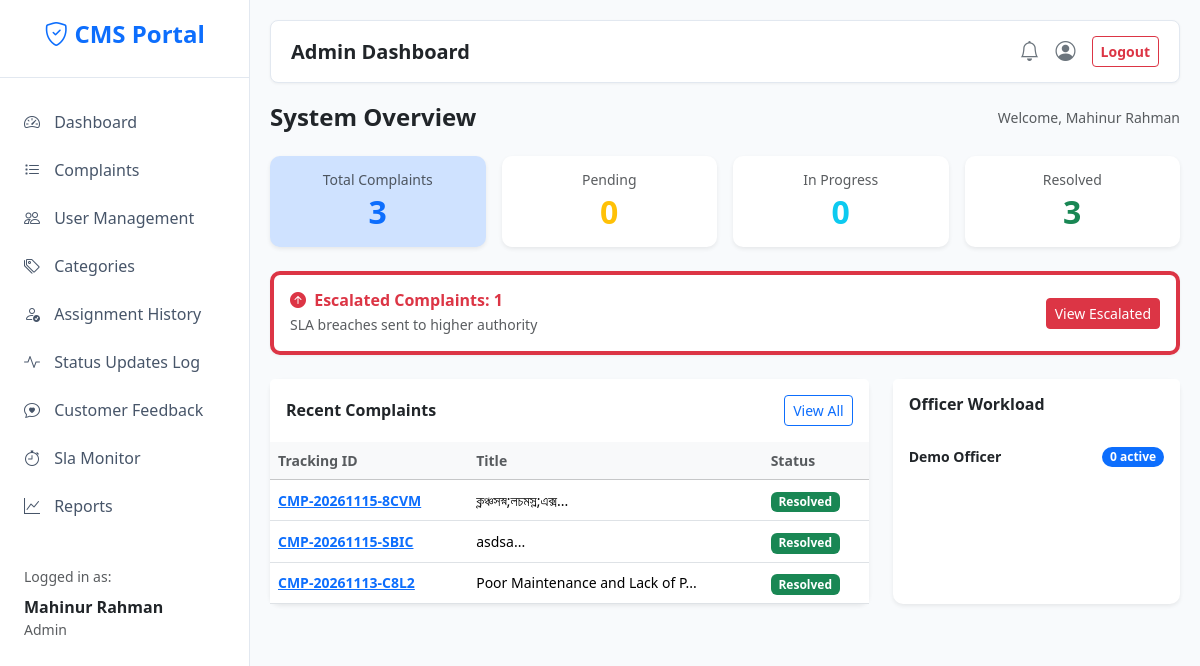
The page /admin/dashboard (signed in) on the database its author committed.
### models.py (models this page shows, shortened)
class User(db.Model, UserMixin):
    __tablename__ = "users"
    id = db.Column(db.Integer, primary_key=True)
    name = db.Column(db.String(120), nullable=False)
    email = db.Column(db.String(150), unique=True, nullable=False, index=True)
    phone = db.Column(db.String(20))
    address = db.Column(db.String(255))
    password_hash = db.Column(db.String(255), nullable=False)
    role = db.Column(db.String(20), nullable=False, default="user", index=True)
    department = db.Column(db.String(120))
    is_active = db.Column(db.Boolean, nullable=False, default=True)
    created_at = db.Column(db.DateTime, default=datetime.utcnow)
    reset_otp = db.Column(db.String(6), nullable=True)
    otp_expiry = db.Column(db.DateTime, nullable=True)

class Complaint(db.Model):
    __tablename__ = "complaints"
    id = db.Column(db.Integer, primary_key=True)
    tracking_id = db.Column(db.String(30), unique=True, nullable=False, index=True)
    user_id = db.Column(db.Integer, db.ForeignKey("users.id"), nullable=False)
    category_id = db.Column(db.Integer, db.ForeignKey("categories.id"))
    officer_id = db.Column(db.Integer, db.ForeignKey("users.id"))
    title = db.Column(db.String(200), nullable=False)
    description = db.Column(db.Text, nullable=False)
    location = db.Column(db.String(200))
    priority = db.Column(db.String(20), default="Medium", index=True)
    status = db.Column(db.String(30), default="Pending", index=True)
    created_at = db.Column(db.DateTime, default=datetime.utcnow, index=True)
    updated_at = db.Column(db.DateTime, default=datetime.utcnow, onupdate=datetime.utcnow)
    resolved_at = db.Column(db.DateTime)
    sla_deadline = db.Column(db.DateTime, nullable=True, index=True)
    is_escalated = db.Column(db.Boolean, default=False, index=True)
    escalated_at = db.Column(db.DateTime, nullable=True)
    duplicate_of = db.Column(db.Integer, db.ForeignKey("complaints.id"), nullable=True)
    is_duplicate_flag = db.Column(db.Boolean, default=False, index=True)
    user = db.relationship("User", foreign_keys=[user_id], backref=db.backref("my_complaints", lazy="dynamic"))
    officer = db.relationship("User", foreign_keys=[officer_id], backref=db.backref("assigned_complaints", lazy="dynamic"))
    category = db.relationship("Category", backref=db.backref("complaints", lazy="dynamic"))
    updates = db.relationship("ComplaintUpdate", back_populates="complaint", cascade="all, delete-orphan")
    attachments = db.relationship("Attachment", back_populates="complaint", cascade="all, delete-orphan")
    assignments = db.relationship("Assignment", back_populates="complaint", cascade="all, delete-orphan")
    feedback = db.relationship("Feedback", back_populates="complaint", uselist=False, cascade="all, delete-orphan")
    @property
    def status_badge(self):
        return {"Pending": "secondary", "In Review": "info", "Assigned": "primary", "In Progress": "warning", "Resolved": "success", "Closed": "dark", "Rejected": "danger"}.get(self.status, "secondary")

### app.py (the view)
@app.route("/admin/dashboard")
@role_required("admin")
def admin_dashboard():
    newly_escalated = check_and_escalate_overdue()
    stats = {
        "total": Complaint.query.count(),
        "pending": Complaint.query.filter_by(status="Pending").count(),
        "in_progress": Complaint.query.filter(Complaint.status.in_(["Assigned", "In Progress"])).count(),
        "resolved": Complaint.query.filter(Complaint.status.in_(["Resolved", "Closed"])).count(),
        "rejected": Complaint.query.filter_by(status="Rejected").count(),
        "today": Complaint.query.filter(func.date(Complaint.created_at) == datetime.utcnow().date()).count(),
        "users": User.query.filter_by(role="user").count(),
        "officers": User.query.filter_by(role="officer", is_active=True).count(),
        "escalated": Complaint.query.filter_by(is_escalated=True).count(),
    }
    now_utc = datetime.utcnow()
    sla_overdue = (
        Complaint.query
        .filter(
            Complaint.status.notin_(["Resolved", "Closed", "Rejected"]),
            Complaint.sla_deadline.isnot(None),
            Complaint.sla_deadline < now_utc,
        )
        .order_by(Complaint.sla_deadline.asc())
        .limit(10).all()
    )
    sla_approaching = (
        Complaint.query
        .filter(
            Complaint.status.notin_(["Resolved", "Closed", "Rejected"]),
            Complaint.sla_deadline.isnot(None),
            Complaint.sla_deadline >= now_utc,
            Complaint.sla_deadline < now_utc + timedelta(hours=2),
        )
        .order_by(Complaint.sla_deadline.asc())
        .limit(10).all()
    )
    by_status = dict(db.session.query(Complaint.status, func.count(Complaint.id)).group_by(Complaint.status).all())
    by_category = (
        db.session.query(Category.name, func.count(Complaint.id))
        .outerjoin(Complaint, Complaint.category_id == Category.id)
        .group_by(Category.name).all()
    )
    by_priority = dict(db.session.query(Complaint.priority, func.count(Complaint.id)).group_by(Complaint.priority).all())
    labels, counts = [], []
    now = datetime.utcnow()
    for i in range(5, -1, -1):
        y = now.year
        m = now.month - i
        while m <= 0:
            m += 12
            y -= 1
        key = f"{y:04d}-{m:02d}"
        labels.append(datetime(y, m, 1).strftime("%b %Y"))
        counts.append(Complaint.query.filter(func.strftime("%Y-%m", Complaint.created_at) == key).count())
    recent = Complaint.query.order_by(Complaint.created_at.desc()).limit(6).all()
    officers = User.query.filter_by(role="officer", is_active=True).all()
    workload = [(o, Complaint.query.filter(
        Complaint.officer_id == o.id,
        Complaint.status.in_(["Assigned", "In Progress"])).count()) for o in officers]
    avg_rating = db.session.query(func.avg(Feedback.rating)).scalar()
    return render_template(
        "admin/dashboard.html",
        stats=stats, by_status=by_status,
        by_category=by_category, by_priority=by_priority,
        trend_labels=labels, trend_counts=counts, recent=recent,
        workload=workload,
        avg_rating=round(avg_rating, 1) if avg_rating else 0,
        sla_overdue=sla_overdue,
        sla_approaching=sla_approaching,
        newly_escalated=newly_escalated,
        now_utc=now_utc,
    )

### templates/admin/dashboard.html (shortened to what this page needs)
{% extends "base.html" %}
{% block page_title %}Admin Dashboard{% endblock %}
{% block content %}
<div class="d-flex justify-content-between align-items-center mb-4">
    <h4 class="fw-bold mb-0">System Overview</h4>
    <span class="text-muted small">Welcome, {{ current_user.name }}</span>
</div>
<div class="row g-3 mb-4">
    <div class="col-6 col-md-3">
        <div class="card border-0 shadow-sm h-100 bg-primary-subtle">
            <div class="card-body text-center">
                <h6 class="text-muted small mb-1">Total Complaints</h6>
                <h2 class="fw-bold mb-0 text-primary">{{ stats.total }}</h2>
            </div>
        </div>
    </div>
    <div class="col-6 col-md-3">
        <div class="card border-0 shadow-sm h-100">
            <div class="card-body text-center">
                <h6 class="text-muted small mb-1">Pending</h6>
                <h2 class="fw-bold mb-0 text-warning">{{ stats.pending }}</h2>
            </div>
        </div>
    </div>
    <div class="col-6 col-md-3">
        <div class="card border-0 shadow-sm h-100">
            <div class="card-body text-center">
                <h6 class="text-muted small mb-1">In Progress</h6>
                <h2 class="fw-bold mb-0 text-info">{{ stats.in_progress }}</h2>
            </div>
        </div>
    </div>
    <div class="col-6 col-md-3">
        <div class="card border-0 shadow-sm h-100">
            <div class="card-body text-center">
                <h6 class="text-muted small mb-1">Resolved</h6>
                <h2 class="fw-bold mb-0 text-success">{{ stats.resolved }}</h2>
            </div>
        </div>
    </div>
</div>
{% if stats.escalated > 0 %}
<div class="card border-start border-4 border-danger mb-4">
    <div class="card-body d-flex justify-content-between align-items-center">
        <div>
            <h6 class="text-danger fw-bold mb-1">
                <i class="bi bi-arrow-up-circle-fill me-1"></i>
                Escalated Complaints: {{ stats.escalated }}
            </h6>
            <p class="text-muted small mb-0">SLA breaches sent to higher authority</p>
        </div>
        <a href="{{ url_for('admin_sla', tab='escalated') }}" class="btn btn-sm btn-danger">
            View Escalated
        </a>
    </div>
</div>
{% endif %}
<div class="row g-4">
    <div class="col-md-8">
        <div class="card border-0 shadow-sm h-100">
            <div class="card-header bg-white border-0 d-flex justify-content-between align-items-center py-3">
                <h6 class="fw-bold mb-0">Recent Complaints</h6>
                <a href="{{ url_for('complaints_list') }}" class="btn btn-sm btn-outline-primary">View All</a>
            </div>
            <div class="table-responsive">
                <table class="table table-hover align-middle mb-0">
                    <thead class="table-light">
                        <tr>
                            <th class="small text-muted">Tracking ID</th>
                            <th class="small text-muted">Title</th>
                            <th class="small text-muted">Status</th>
                        </tr>
                    </thead>
                    <tbody>
                        {% for c in recent %}
                        <tr>
                            <td class="small fw-semibold">
                                <a href="{{ url_for('complaint_detail', cid=c.id) }}">{{ c.tracking_id }}</a>
                            </td>
                            <td class="small">{{ c.title[:30] }}...</td>
                            <td><span class="badge bg-{{ c.status_badge }}">{{ c.status }}</span></td>
                        </tr>
                        {% else %}
                        <tr><td colspan="3" class="text-center text-muted py-3">No complaints.</td></tr>
                        {% endfor %}
                    </tbody>
                </table>
            </div>
        </div>
    </div>
    <div class="col-md-4">
        <div class="card border-0 shadow-sm h-100">
            <div class="card-header bg-white border-0 py-3">
                <h6 class="fw-bold mb-0">Officer Workload</h6>
            </div>
            <ul class="list-group list-group-flush">
                {% for officer, count in workload %}
                <li class="list-group-item d-flex justify-content-between align-items-center py-3">
                    <div class="small fw-semibold">{{ officer.name }}</div>
                    <span class="badge bg-primary rounded-pill">{{ count }} active</span>
                </li>
                {% else %}
                <li class="list-group-item text-center text-muted small py-3">
                    No officers yet.
                </li>
                {% endfor %}
            </ul>
        </div>
    </div>
</div>
{% endblock %}

### templates/base.html (shortened to what this page needs)
<!DOCTYPE html>
<html lang="en">
<head>
    <link href="https://cdn.jsdelivr.net/npm/bootstrap@5.3.2/dist/css/bootstrap.min.css" rel="stylesheet">
    <link rel="stylesheet" href="https://cdn.jsdelivr.net/npm/bootstrap-icons@1.11.1/font/bootstrap-icons.css">
</head>
<body>
    <div class="wrapper">
        <nav id="sidebar">
            <div class="sidebar-header">
                <h4 class="fw-bold text-primary"><i class="bi bi-shield-check"></i> CMS Portal</h4>
            </div>
            <ul class="list-unstyled components">
                <li>
                    <a href="{{ url_for('dashboard_router') }}" class="{{ 'active' if request.endpoint == 'dashboard_router' }}">
                        <i class="bi bi-speedometer2"></i> {{ t('dashboard') }}
                    </a>
                </li>
                <li>
                    <a href="{{ url_for('complaints_list') }}" class="{{ 'active' if request.endpoint == 'complaints_list' }}">
                        <i class="bi bi-list-task"></i> {{ t('complaints') }}
                    </a>
                </li>
                {% if current_user.role == 'admin' %}
                <li>
                    <a href="{{ url_for('admin_users') }}" class="{{ 'active' if request.endpoint == 'admin_users' }}">
                        <i class="bi bi-people"></i> {{ t('user_management') }}
                    </a>
                </li>
                <li>
                    <a href="{{ url_for('admin_categories') }}" class="{{ 'active' if request.endpoint == 'admin_categories' }}">
                        <i class="bi bi-tags"></i> {{ t('categories') }}
                    </a>
                </li>
                <li>
                    <a href="{{ url_for('admin_assignments') }}" class="{{ 'active' if request.endpoint == 'admin_assignments' }}">
                        <i class="bi bi-person-check"></i> {{ t('assignment_history') }}
                    </a>
                </li>
                <li>
                    <a href="{{ url_for('admin_updates') }}" class="{{ 'active' if request.endpoint == 'admin_updates' }}">
                        <i class="bi bi-activity"></i> {{ t('status_updates_log') }}
                    </a>
                </li>
                <li>
                    <a href="{{ url_for('admin_feedback') }}" class="{{ 'active' if request.endpoint == 'admin_feedback' }}">
                        <i class="bi bi-chat-heart"></i> {{ t('customer_feedback') }}
                    </a>
                </li>
                <li>
                    <a href="{{ url_for('admin_sla') }}" class="{{ 'active' if request.endpoint == 'admin_sla' }}">
                        <i class="bi bi-stopwatch"></i> {{ t('sla_monitor') }}
                    </a>
                </li>
                <li>
                    <a href="{{ url_for('admin_reports') }}" class="{{ 'active' if request.endpoint == 'admin_reports' }}">
                        <i class="bi bi-graph-up"></i> {{ t('reports') }}
                    </a>
                </li>
                {% endif %}
            </ul>
            <ul class="list-unstyled mt-3 px-3">
                <li class="text-muted small mb-2 px-2">Logged in as:</li>
                <li class="px-2 mb-3">
                    <div class="text-dark fw-bold">{{ current_user.name }}</div>
                    <div class="text-muted small text-capitalize">{{ current_user.role }}</div>
                </li>
            </ul>
        </nav>
        <div id="content">
            <div class="top-navbar d-flex justify-content-between align-items-center">
                <h5 class="mb-0 fw-bold text-dark">{% block page_title %}{{ t('dashboard') }}{% endblock %}</h5>
                <div class="d-flex align-items-center gap-3">
                    <a href="{{ url_for('notifications') }}" class="text-secondary position-relative text-decoration-none">
                        <i class="bi bi-bell fs-5"></i>
                    </a>
                    <a href="{{ url_for('profile') }}" class="text-secondary text-decoration-none" title="{{ t('profile') }}">
                        <i class="bi bi-person-circle fs-5"></i>
                    </a>
                    <form action="{{ url_for('logout') }}" method="POST" class="d-inline m-0 p-0">
                        <button type="submit" class="btn btn-sm btn-outline-danger fw-bold">{{ t('logout') }}</button>
                    </form>
                </div>
            </div>
            {% block content %}{% endblock %}
        </div>
    </div>
</body>
</html>

### rows shown on the page
User: name "Mahinur Rahman", role "Admin"
Complaint: tracking_id "CMP-20261115-8CVM", title "ক্লঞ্চসস্ন;লচমস্ল;এক্স", status "Resolved"
Complaint: tracking_id "CMP-20261115-SBIC", title "asdsa", status "Resolved"
Complaint: tracking_id "CMP-20261113-C8L2", title "Poor Maintenance and Lack of P", status "Resolved"
User: name "Demo Officer", count "0"

### other values the page prints
{{ t('dashboard') }} "Dashboard"
{{ t('complaints') }} "Complaints"
{{ t('user_management') }} "User Management"
{{ t('categories') }} "Categories"
{{ t('assignment_history') }} "Assignment History"
{{ t('status_updates_log') }} "Status Updates Log"
{{ t('customer_feedback') }} "Customer Feedback"
{{ t('sla_monitor') }} "Sla Monitor"
{{ t('reports') }} "Reports"
{{ t('logout') }} "Logout"
{{ stats.total }} "3"
{{ stats.pending }} "0"
{{ stats.in_progress }} "0"
{{ stats.resolved }} "3"
{{ stats.escalated }} "1"
